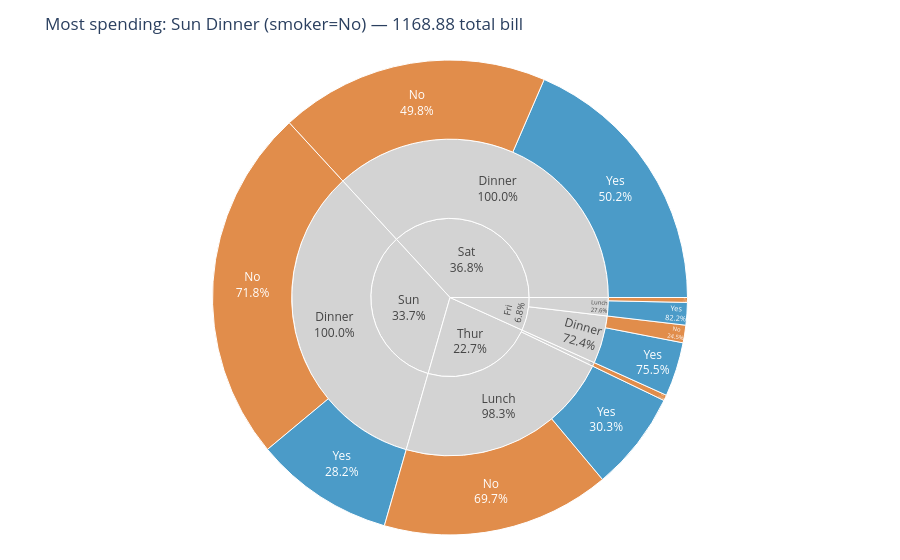

This figure's notebook cell:
### Markdown cell above
## Task 2 — Sunburst: tipping behaviour by day and meal time

**What to build:** A sunburst chart using the built-in `tips` dataset showing how **total bill amount** is distributed across day → time → smoker status.

**Requirements:**
- Load tips with `px.data.tips()`
- Aggregate **total bill** (sum of `total_bill`) per group — not count
- Hierarchy: `path=['day', 'time', 'smoker']`
- Colour encodes smoker status with a CVD-safe blue/orange palette
- Grey out parent nodes (day and time level)
- Use `percent parent` for text labels
- Insight title describing where the most spending happens

> 💡 `tips.groupby(['day', 'time', 'smoker'])['total_bill'].sum().reset_index()`

### Code cell
# Task 2
# Sunburst showing total bill distribution: day -> time -> smoker
tips = px.data.tips()
agg = tips.groupby(['day', 'time', 'smoker'])['total_bill'].sum().reset_index()
# CVD-safe blue/orange mapping for smoker status (Yes/No)
smoker_map = {'Yes': '#0072B2', 'No': '#D55E00'}
# build sunburst (values use summed total_bill)
fig2 = px.sunburst(agg, path=['day', 'time', 'smoker'], values='total_bill', color='smoker', color_discrete_map=smoker_map)
# grey out parent nodes and show percent-parent labels
labels = list(fig2.data[0].labels)
colors = [smoker_map.get(lbl, 'lightgrey') for lbl in labels]
fig2.data[0].marker.colors = colors
fig2.update_traces(texttemplate='%{label}<br>%{percentParent:.1%}', hovertemplate='%{label}<br>%{percentParent:.1%}')
# descriptive insight in title: where most spending happens
top = agg.loc[agg['total_bill'].idxmax()]
fig2.update_layout(title_text=f'Most spending: {top.day} {top.time} (smoker={top.smoker}) — {top.total_bill:.2f} total bill', margin=dict(t=60, l=25, r=25, b=25))
fig2.show()

### Figure 1 — Plotly figure (JSON) as saved in the notebook; plotly's stock layout.template omitted (floating-point values rounded to 4 significant figures)
{"data": [{"branchvalues": "total", "customdata": [["No"], ["No"], ["No"], ["Yes"], ["Yes"], ["Yes"], ["No"], ["No"], ["No"], ["Yes"], ["Yes"], ["(?)"], ["(?)"], ["(?)"], ["No"], ["(?)"], ["(?)"], ["(?)"], ["(?)"], ["(?)"], ["(?)"]], "domain": {"x": [0, 1], "y": [0, 1]}, "hovertemplate": "%{label}<br>%{percentParent:.1%}", "ids": ["Fri/Dinner/No", "Sun/Dinner/No", "Fri/Lunch/No", "Fri/Dinner/Yes", "Sun/Dinner/Yes", "Fri/Lunch/Yes", "Sat/Dinner/No", "Thur/Dinner/No", "Thur/Lunch/No", "Sat/Dinner/Yes", "Thur/Lunch/Yes", "Fri/Dinner", "Sat/Dinner", "Sun/Dinner", "Thur/Dinner", "Fri/Lunch", "Thur/Lunch", "Fri", "Sat", "Sun", "Thur"], "labels": ["No", "No", "No", "Yes", "Yes", "Yes", "No", "No", "No", "Yes", "Yes", "Dinner", "Dinner", "Dinner", "Dinner", "Lunch", "Lunch", "Fri", "Sat", "Sun", "Thur"], "marker": {"colors": ["#D55E00", "#D55E00", "#D55E00", "#0072B2", "#0072B2", "#0072B2", "#D55E00", "#D55E00", "#D55E00", "#0072B2", "#0072B2", "lightgrey", "lightgrey", "lightgrey", "lightgrey", "lightgrey", "lightgrey", "lightgrey", "lightgrey", "lightgrey", "lightgrey"]}, "name": "", "parents": ["Fri/Dinner", "Sun/Dinner", "Fri/Lunch", "Fri/Dinner", "Sun/Dinner", "Fri/Lunch", "Sat/Dinner", "Thur/Dinner", "Thur/Lunch", "Sat/Dinner", "Thur/Lunch", "Fri", "Sat", "Sun", "Thur", "Fri", "Thur", "", "", "", ""], "texttemplate": "%{label}<br>%{percentParent:.1%}", "type": "sunburst", "values": [57.7, 1169.0, 15.98, 178.3, 458.3, 73.94, 884.8, 18.78, 751.3, 893.6, 326.2, 236.0, 1778.0, 1627.0, 18.78, 89.92, 1078.0, 325.9, 1778.0, 1627.0, 1096.0]}], "layout": {"legend": {"tracegroupgap": 0}, "margin": {"b": 25, "l": 25, "r": 25, "t": 60}, "title": {"text": "Most spending: Sun Dinner (smoker=No) — 1168.88 total bill"}}}
